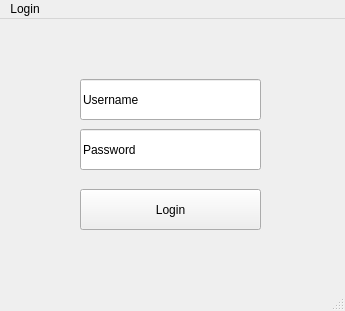
<?xml version="1.0" encoding="UTF-8"?>
<ui version="4.0">
 <class>Login</class>
 <widget class="QMainWindow" name="Login">
  <property name="geometry">
   <rect>
    <x>0</x>
    <y>0</y>
    <width>345</width>
    <height>311</height>
   </rect>
  </property>
  <property name="windowTitle">
   <string>MainWindow</string>
  </property>
  <widget class="QWidget" name="centralwidget">
   <widget class="QLineEdit" name="username">
    <property name="geometry">
     <rect>
      <x>80</x>
      <y>60</y>
      <width>181</width>
      <height>41</height>
     </rect>
    </property>
    <property name="text">
     <string>Username</string>
    </property>
    <property name="placeholderText">
     <string>Username</string>
    </property>
   </widget>
   <widget class="QLineEdit" name="password">
    <property name="geometry">
     <rect>
      <x>80</x>
      <y>110</y>
      <width>181</width>
      <height>41</height>
     </rect>
    </property>
    <property name="text">
     <string>Password</string>
    </property>
    <property name="placeholderText">
     <string>Username</string>
    </property>
   </widget>
   <widget class="QPushButton" name="loginBtn">
    <property name="geometry">
     <rect>
      <x>80</x>
      <y>170</y>
      <width>181</width>
      <height>41</height>
     </rect>
    </property>
    <property name="text">
     <string>Login</string>
    </property>
   </widget>
  </widget>
  <widget class="QMenuBar" name="menubar">
   <property name="geometry">
    <rect>
     <x>0</x>
     <y>0</y>
     <width>345</width>
     <height>21</height>
    </rect>
   </property>
   <widget class="QMenu" name="menuLogin">
    <property name="title">
     <string>Login</string>
    </property>
   </widget>
   <addaction name="menuLogin"/>
  </widget>
  <widget class="QStatusBar" name="statusbar"/>
 </widget>
 <resources/>
 <connections/>
</ui>
